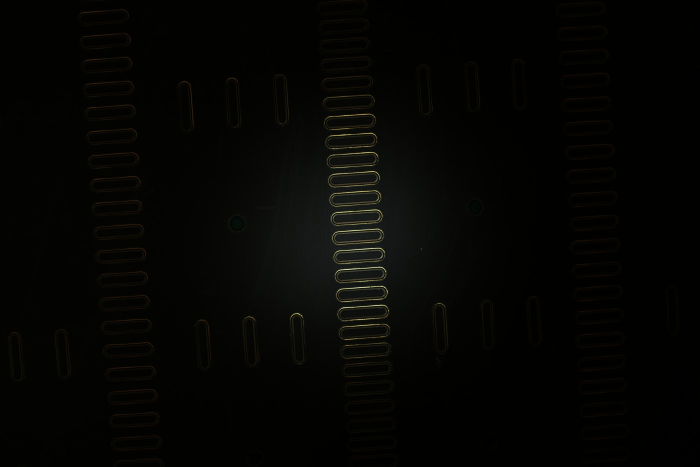
#> input picture 图片识别上位机/qc_host/_tune/as_found.jpg, 1400 x 933 px (shown at 1/2 size)
$ python -i crop_view.py   (imports and definitions only)
#> lines starting #> are read from the running program, lines starting #| are printed output that depends on the picture; after the words box and inside, x2 and y2 are one past the last pixel; in counts of white or black regions, pixels touching at a corner belong together
#> further down, picture is the input picture: shape (933, 1400, 3); mean B, G, R 2.9, 5.1, 5.1
# -*- coding: utf-8 -*-
"""Drag a rectangle on the full frame and work on that original-pixel crop."""

from __future__ import annotations

import tkinter as tk
from tkinter import messagebox, ttk

import cv2
import numpy as np
from PIL import Image, ImageTk

from qc_host.vision.lab import ROOT, SOURCE


# 外圈铜外沿、隔离层外沿、隔离层内沿、内圈铜内沿
EDGE_COLORS = (
    (255, 220, 0),
    (0, 255, 255),
    (0, 140, 255),
    (255, 0, 255),
)

RING_COLOR = (80, 220, 80)


# [184 lines left out: functions find_chamber_rings, _median_indexes, _chains, _bright_peaks, _profile_edges, not called in this run]


def find_four_edges(
    bgr: np.ndarray,
) -> list[tuple[np.ndarray, tuple[int, int, int]]] | None:
    """Trace the four boundaries by walking inward across the gray steps."""
    gray = cv2.medianBlur(cv2.cvtColor(bgr, cv2.COLOR_BGR2GRAY), 3)
    height, width = gray.shape[:2]
#> height = 933; width = 1400
    sigma = max(2.0, min(height, width) * 0.035)
#> sigma = 32.66
    local = cv2.GaussianBlur(gray.astype(np.float32), (0, 0), sigma)
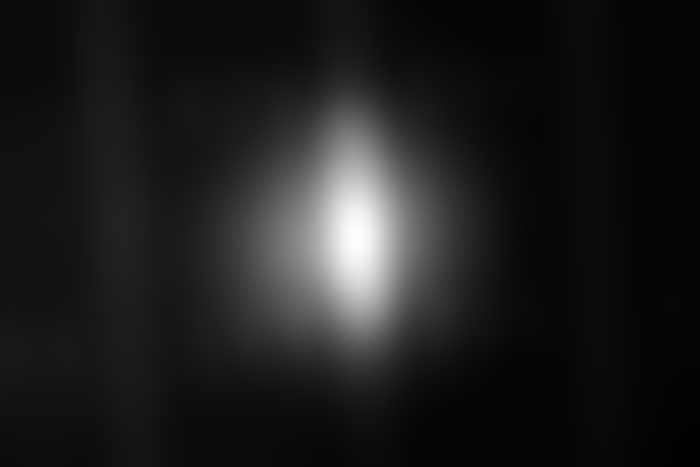
#> local: shape (933, 1400) float32 (shown at 1/2 size); min 0.353, max 38.03, mean 4.8; drawn with min black and max white
    mask = ((gray.astype(np.float32) - local > 7.0) & (gray > 12)).astype(np.uint8)
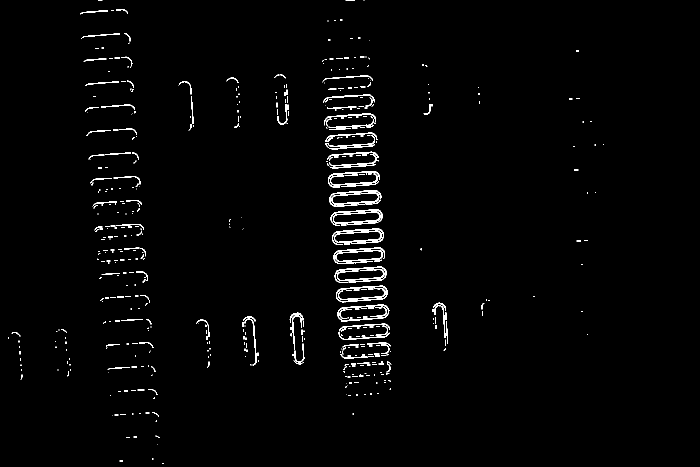
#> mask: shape (933, 1400) (shown at 1/2 size); values 0 (black) and 1 (white), 1.6% white in thin lines or dots, all inside (x1, y1, x2, y2) = (16, 0, 1208, 928)
    ys, xs = np.where(mask > 0)
    if len(xs) < 80 or float(mask.mean()) < 0.04:
        return None
    pts = np.stack([xs.astype(np.float64), ys.astype(np.float64)], axis=1)
    mean = pts.mean(axis=0)
    rel = pts - mean
    _eig, evec = np.linalg.eigh(np.cov(rel.T))
    axis = evec[:, int(np.argmax(_eig))]
    axis = axis / (float(np.hypot(axis[0], axis[1])) + 1e-9)
    perp = np.array([-axis[1], axis[0]], dtype=np.float64)
    u = rel @ axis
    v = rel @ perp
    u0, u1 = np.percentile(u, [4.0, 96.0])
    v0, v1 = np.percentile(v, [6.0, 94.0])
    span = float(u1 - u0)
    thick = float(v1 - v0)
    if span < 0.55 * width or thick < 8.0 or span < 2.2 * thick:
        return None
    u_c = 0.5 * (float(u0) + float(u1))
    v_c = 0.5 * (float(v0) + float(v1))
    radius = 0.5 * thick
    half_straight = max(0.0, 0.5 * span - radius)
    center = mean + u_c * axis + v_c * perp
    margin = max(8.0, 0.1 * thick)
    walk = int(max(28, radius + margin + 6))
    rays: list[tuple[np.ndarray, np.ndarray]] = []
    # The bright-core stadium runs into the rounded end. Stop the straight
    # before that bend so a vertical ray cannot jump onto the other side.
    straight_half = max(0.0, half_straight - max(12.0, 0.4 * radius))
    straight_count = max(20, int(round(straight_half)))
    for sign in (1.0, -1.0):
        for index in range(straight_count):
            along = -straight_half + 2.0 * straight_half * index / max(1, straight_count - 1)
            origin = center + axis * along + perp * sign * (radius + margin)
            rays.append((origin, -perp * sign))
    grouped: list[list[list[float | None]]] = []
    grouped_rays: list[list[tuple[np.ndarray, np.ndarray]]] = []
    cursor = 0
    for count in (straight_count, straight_count):
        grouped_rays.append(rays[cursor : cursor + count])
        grouped.append([[] for _ in range(4)])
        cursor += count
    for group, group_rays in zip(grouped, grouped_rays):
        for origin, direction in group_rays:
            samples = np.empty(walk, np.float32)
            for step in range(walk):
                x = float(origin[0]) + float(direction[0]) * step
                y = float(origin[1]) + float(direction[1]) * step
                xi, yi = int(round(x)), int(round(y))
                if xi < 0 or yi < 0 or xi >= width or yi >= height:
                    samples[step] = 0.0
                else:
                    samples[step] = float(gray[yi, xi])
            edges = _profile_edges(samples) or (-1, -1, -1, -1)
            for bucket, edge in zip(group, edges):
                bucket.append(None if edge < 2 or edge >= walk - 1 else float(edge))
    drawn: list[tuple[np.ndarray, tuple[int, int, int]]] = []
    placed: list[list[list[tuple[float, float] | None]]] = []
    for group, group_rays in zip(grouped, grouped_rays):
        edge_points: list[list[tuple[float, float] | None]] = []
        for edge_index in range(4):
            smoothed = _median_indexes(group[edge_index])
            points: list[tuple[float, float] | None] = []
            for (origin, direction), distance in zip(group_rays, smoothed):
                if distance is None:
                    points.append(None)
                    continue
                x = float(origin[0]) + float(direction[0]) * distance
                y = float(origin[1]) + float(direction[1]) * distance
                if x < 2 or y < 2 or x >= width - 2 or y >= height - 2:
                    points.append(None)
                else:
                    points.append((x, y))
            edge_points.append(points)
        placed.append(edge_points)
    for edge_index, color in enumerate(EDGE_COLORS):
        for edge_points in placed:
            drawn.extend(
                (cnt, color) for cnt in _chains(edge_points[edge_index], max_gap=8.0, min_len=8)
            )
    if not drawn:
        return None
    return drawn


# [13 lines left out: function _stadium_template, not called in this run]


def _odd(value: int) -> int:
    k = max(1, int(value))
    return k if k % 2 else k + 1


class CropBench:
    # [158 lines left out: functions __init__, _slider, _fit_zoom, not called in this run]

    def _zoom(self) -> float:
        return self._fit_zoom() if self.zoom is None else self.zoom

    # [53 lines left out: functions _origin, _to_src, paint_view, _draw_rect, not called in this run]

    def _rect_down(self, event: tk.Event) -> None:
        self._drag = self._to_src(event.x, event.y)

    # [33 lines left out: functions _rect_move, _rect_up, _clamp_rect, not called in this run]

    def _pan_down(self, event: tk.Event) -> None:
        self._pan_start = (event.x, event.y, self.pan_x, self.pan_y)

    # [240 lines left out: functions _pan_move, _view_wheel, _crop_wheel, _apply, _gold_mask, _set_color_target and 6 more, not called in this run]

    def mainloop(self) -> None:
        self.root.mainloop()


# [7 lines left out: function main, not called in this run]


# [2 lines not run here, left out]

>>> import cv2
>>> picture = cv2.imread('../_tune/as_found.jpg')
>>> result = find_four_edges(picture)

$ run again, on 图片识别上位机/qc_host/_tune/best_crop.jpg
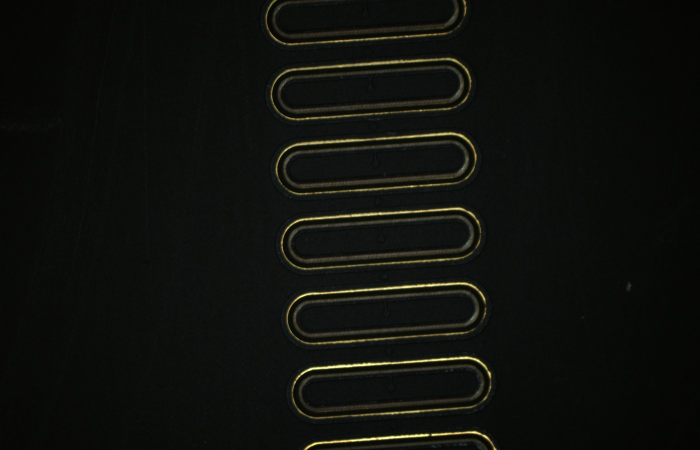
#> input picture 图片识别上位机/qc_host/_tune/best_crop.jpg, 1400 x 900 px (shown at 1/2 size)
#> picture is the input picture: shape (900, 1400, 3); mean B, G, R 12.8, 16.7, 15.3
#> in find_four_edges, `local = cv2.GaussianBlur(gray.astype(np.float32), (0, 0), sigma)`:
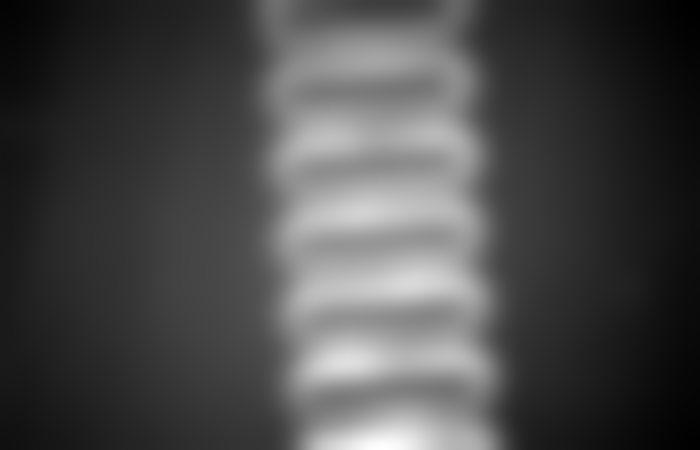
#> local: shape (900, 1400) float32 (shown at 1/2 size); min 5.36, max 40.72, mean 15.7; drawn with min black and max white
#> in find_four_edges, `mask = ((gray.astype(np.float32) - local > 7.0) & (gray > 12)).astype(..`:
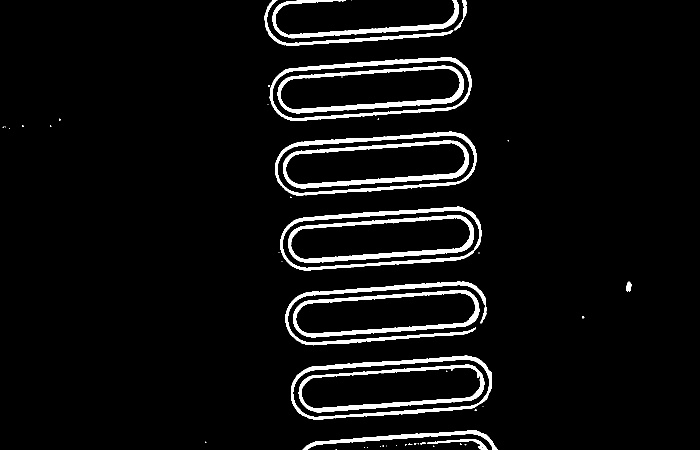
#> mask: shape (900, 1400) (shown at 1/2 size); values 0 (black) and 1 (white), 5.5% white; 52 white regions (35 under 20 px), largest, box (x1, y1, x2, y2) and area: (566, 281, 938, 377) 6119, (576, 430, 948, 526) 6116, (555, 131, 928, 227) 6037
#> pts = 68701 pairs, first value 5 to 1262, second value 0 to 899
#> mean = [763.3, 449.3]
#> rel = 68701 pairs, first value -758.3 to 498.7, second value -449.3 to 449.7
#> evec = [[-0.995, 0.1], [0.1, 0.995]]
#> axis = [0.1, 0.995]
#> perp = [-0.995, 0.1]
#> u0 = -391.6; u1 = 423.6
#> v0 = -178.4; v1 = 182.4
#> span = 815.2
#> thick = 360.8
#> u_c = 16.02
#> v_c = 2.04
#> radius = 180.4
#> half_straight = 227.2
#> center = [762.9, 465.5]
#> margin = 36.08
#> walk = 222
#> straight_half = 155
#> after the loop in find_four_edges, `for sign in (1.0, -1.0):`: rays = 310 items, first 6: ([532, 332.9], [0.995, -0.1]), ([532.2, 334.9], [0.995, -0.1]), ([532.4, 336.9], [0.995, -0.1]), ([532.6, 338.9], [0.995, -0.1]), ([532.8, 340.9], [0.995, -0.1]), ([533, 342.9], [0.995, -0.1])
#> the loop in find_four_edges, `for count in (straight_count, straight_count):` made 2 passes
#> (count, cursor) on passes 1 to 2: (155, 155), (155, 310)
#> after the loop in find_four_edges, `for count in (straight_count, straight_count):`: cursor = 310; grouped = [[[], [], [], []], [[], [], [], []]]; grouped_rays = 2 items
#> the loop in find_four_edges, `for group, group_rays in zip(grouped, grouped_rays):` made 2 passes
#> group on passes 1 to 2: [[], [], [], []], [[], [], [], []]
#> after the loop in find_four_edges, `for group, group_rays in zip(grouped, grouped_rays):`: bucket = 155 items
#> the loop in find_four_edges, `for group, group_rays in zip(grouped, grouped_rays):` made 2 passes
#> after the loop in find_four_edges, `for group, group_rays in zip(grouped, grouped_rays):`: placed = 2 items; points = 155 items
#> after the loop in find_four_edges, `for edge_index, color in enumerate(EDGE_COLORS):`: drawn = 8 items

$ run again, on 图片识别上位机/qc_host/_tune/best_hotcrop.jpg
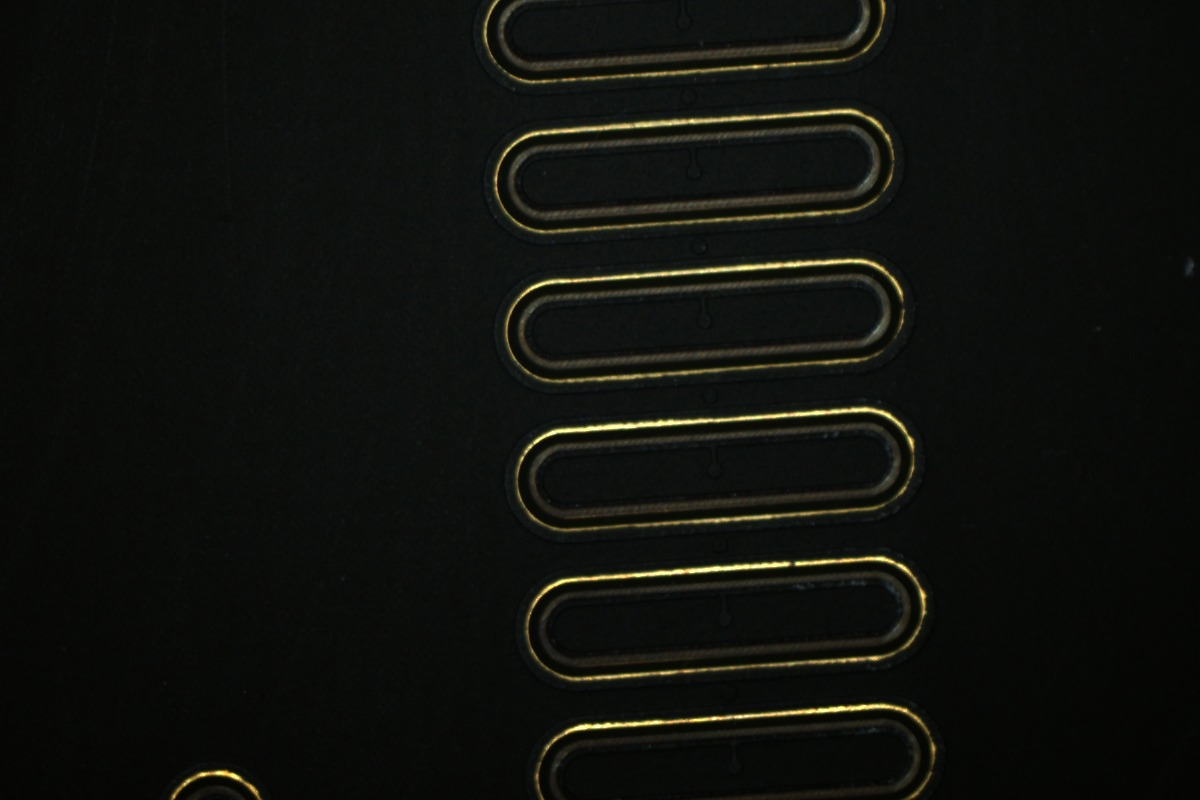
#> input picture 图片识别上位机/qc_host/_tune/best_hotcrop.jpg, 1200 x 800 px
#> picture is the input picture: shape (800, 1200, 3); mean B, G, R 13.3, 17.5, 16.1
#> in find_four_edges, `local = cv2.GaussianBlur(gray.astype(np.float32), (0, 0), sigma)`:
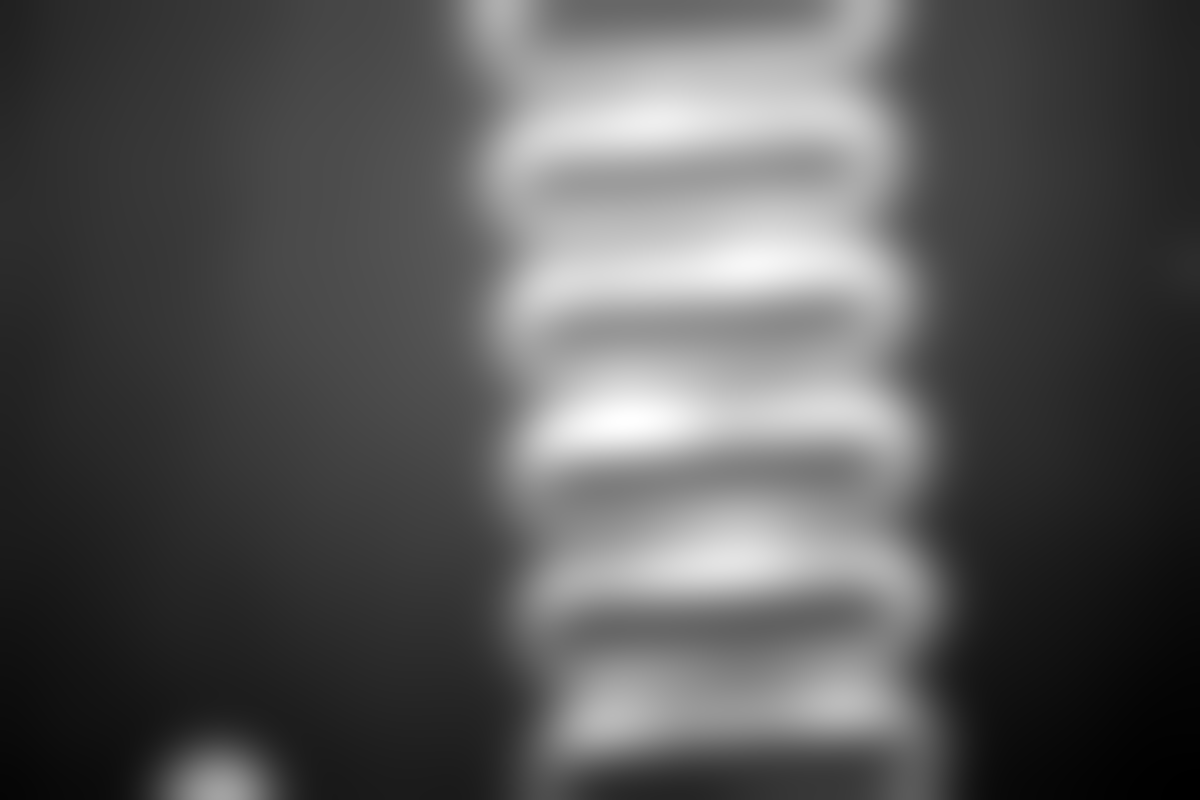
#> local: shape (800, 1200) float32; min 5.26, max 37.8, mean 16.4; drawn with min black and max white
#> in find_four_edges, `mask = ((gray.astype(np.float32) - local > 7.0) & (gray > 12)).astype(..`:
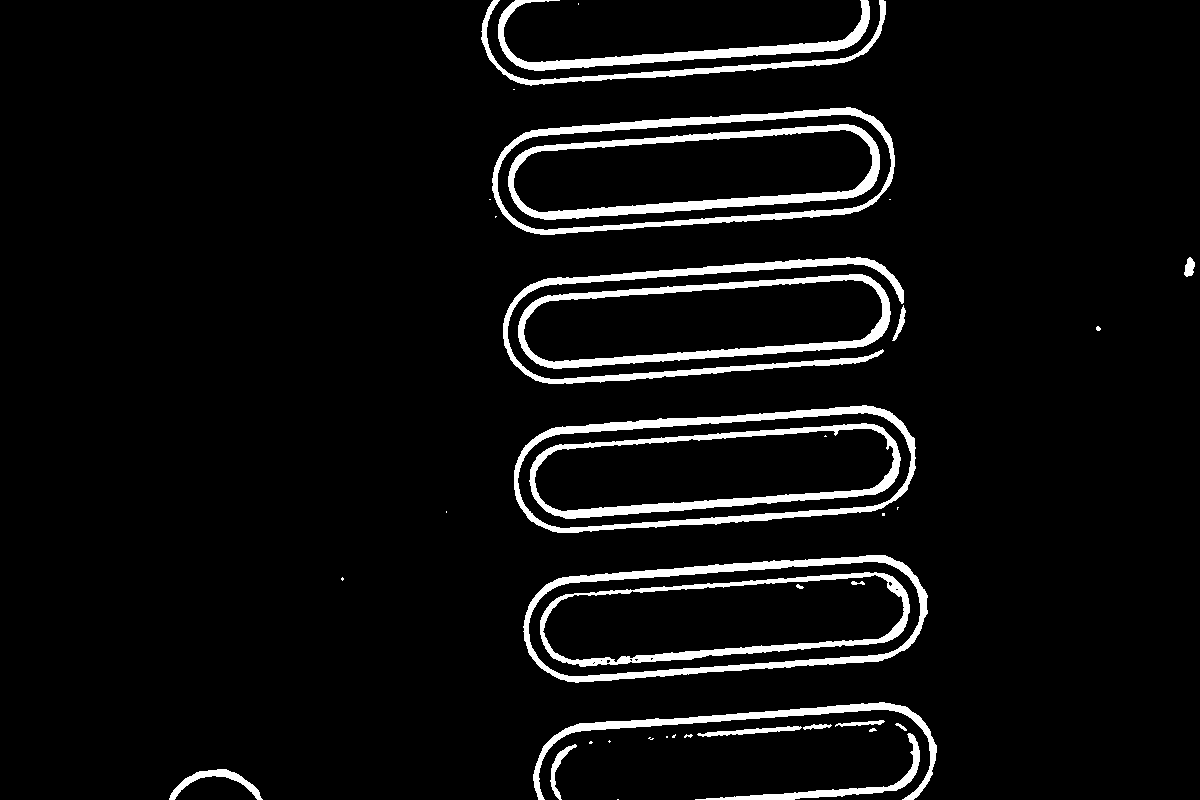
#> mask: shape (800, 1200); values 0 (black) and 1 (white), 6.1% white; 41 white regions (17 under 20 px), largest, box (x1, y1, x2, y2) and area: (508, 124, 880, 220) 6066, (523, 555, 928, 683) 6033, (514, 405, 916, 533) 5836
#> pts = 58287 pairs, first value 169 to 1194, second value 0 to 799
#> mean = [708.3, 392.8]
#> rel = 58287 pairs, first value -539.3 to 485.7, second value -392.8 to 406.2
#> evec = [[-0.999, 0.045], [0.045, 0.999]]
#> axis = [0.045, 0.999]
#> perp = [-0.999, 0.045]
#> u0 = -340.6; u1 = 367.2
#> v0 = -184.1; v1 = 185
#> span = 707.8
#> thick = 369
